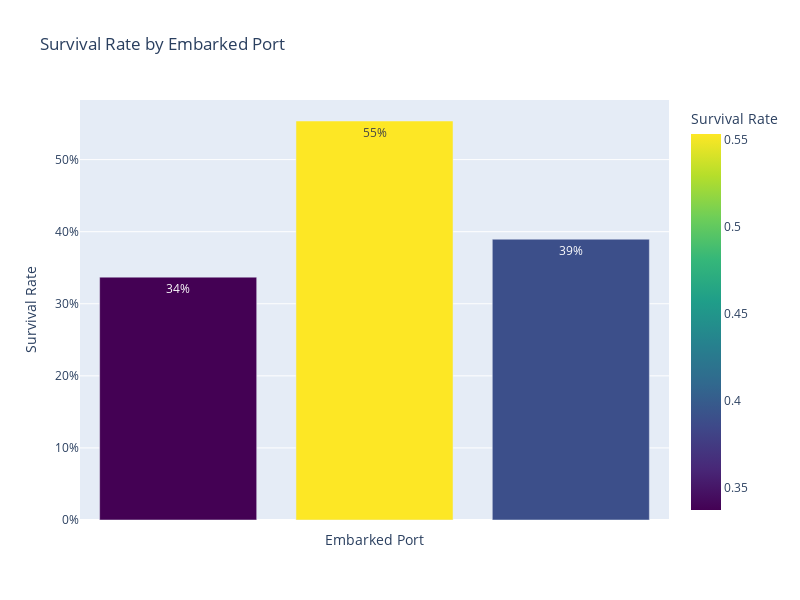

Write notebook code for a chart like this one.
### Code cell
# Calculate the survival rate by embarkation port
embarked_survival_rates = train_titanic_dropped.groupby('Embarked')['Survived'].mean().reset_index()
embarked_survival_rates.columns = ['Embarked', 'Survival Rate']

# Plotting with Plotly
fig = px.bar(embarked_survival_rates,
             x = 'Embarked',
             y = 'Survival Rate',
             title = 'Survival Rate by Embarked Port',
             labels = {'Embarked': 'Embarked Port', 'Survival Rate': 'Survival Rate'},
             color = 'Survival Rate',  # Optional: Color bars based on survival rate
             color_continuous_scale = 'Viridis',  # Use a color scale for a nicer look
             text_auto = True,  # Add text labels on bars
             )

# Customize layout
fig.update_layout(
    xaxis_title = 'Embarked Port',
    yaxis_title = 'Survival Rate',
    xaxis = dict(
        tickvals = ['C', 'S', 'Q'],
        ticktext = ['Cherbourg', 'Southampton', 'Queenstown'],  # Custom labels for embarkation ports
    ),
    yaxis = dict(
        tickformat = '.0%',  # Format y-axis ticks as percentages
    ),
    width = 800,  # Set the width of the plot
    height = 600  # Set the height of the plot
)

# Show plot
fig.show()

### Figure 1 — Plotly figure (JSON) as saved in the notebook; plotly's stock layout.template omitted (floating-point values rounded to 4 significant figures)
{"data": [{"alignmentgroup": "True", "hovertemplate": "Embarked Port=%{x}<br>Survival Rate=%{marker.color}<extra></extra>", "legendgroup": "", "marker": {"color": [0.337, 0.5536, 0.3896], "coloraxis": "coloraxis", "pattern": {"shape": ""}}, "name": "", "offsetgroup": "", "orientation": "v", "showlegend": false, "textposition": "auto", "texttemplate": "%{y}", "type": "bar", "x": [0, 1, 2], "xaxis": "x", "y": [0.337, 0.5536, 0.3896], "yaxis": "y"}], "layout": {"barmode": "relative", "coloraxis": {"colorbar": {"title": {"text": "Survival Rate"}}, "colorscale": [[0, "#440154"], [0.1111, "#482878"], [0.2222, "#3e4989"], [0.3333, "#31688e"], [0.4444, "#26828e"], [0.5556, "#1f9e89"], [0.6667, "#35b779"], [0.7778, "#6ece58"], [0.8889, "#b5de2b"], [1, "#fde725"]]}, "height": 600, "legend": {"tracegroupgap": 0}, "title": {"text": "Survival Rate by Embarked Port"}, "width": 800, "xaxis": {"anchor": "y", "domain": [0, 1], "ticktext": ["Cherbourg", "Southampton", "Queenstown"], "tickvals": ["C", "S", "Q"], "title": {"text": "Embarked Port"}}, "yaxis": {"anchor": "x", "domain": [0, 1], "tickformat": ".0%", "title": {"text": "Survival Rate"}}}}
